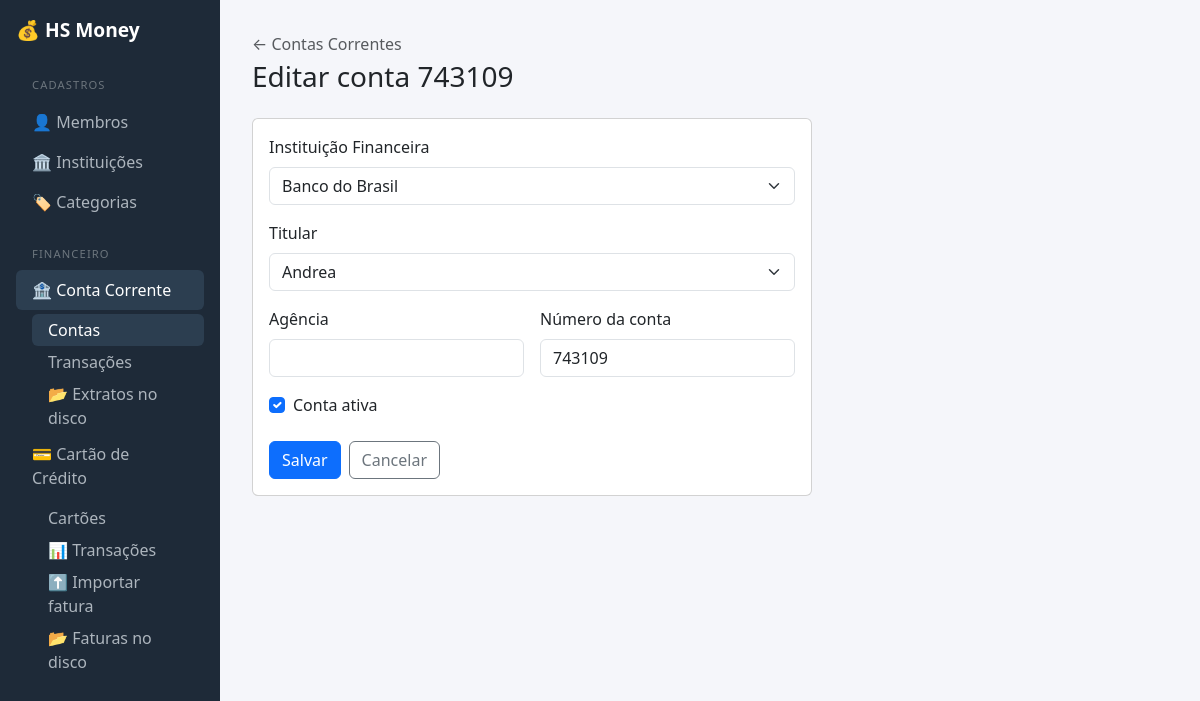
The app's page /conta/contas/2/editar/ with its own data.
### hs_money/conta_corrente/models.py (models this page shows, shortened)
class ContaCorrente(models.Model):
    instituicao = models.ForeignKey(
        InstituicaoFinanceira,
        on_delete=models.CASCADE,
        related_name='contas_correntes',
    )
    membro = models.ForeignKey(
        Membro,
        on_delete=models.SET_NULL,
        null=True,
        blank=True,
        related_name='contas_correntes',
    )
    agencia = models.CharField('Agência', max_length=20, blank=True, null=True)
    numero = models.CharField('Número', max_length=30)
    ativa = models.BooleanField('Ativa', default=True)
    class Meta:
        verbose_name = 'Conta Corrente'
        verbose_name_plural = 'Contas Correntes'
        constraints = [
            models.UniqueConstraint(
                fields=['instituicao', 'agencia', 'numero'],
                name='uniq_conta_inst_agencia_numero',
            ),
        ]

### hs_money/conta_corrente/views.py (the view)
# urls.py: path('contas/<int:pk>/editar/',       views.conta_editar,   name='conta_editar'),
def conta_editar(request, pk):
    conta = get_object_or_404(ContaCorrente, pk=pk)
    form = ContaCorrenteForm(request.POST or None, instance=conta)
    if form.is_valid():
        form.save()
        messages.success(request, f'Conta {conta.numero} atualizada.')
        return redirect('conta_corrente:conta_lista')
    return render(request, 'conta_corrente/contas/form.html', {
        'form': form,
        'titulo': f'Editar conta {conta.numero}',
        'conta': conta,
    })

### hs_money/conta_corrente/views.py
class ContaCorrenteForm(forms.ModelForm):
    class Meta:
        model = ContaCorrente
        fields = ['instituicao', 'membro', 'agencia', 'numero', 'ativa']
        widgets = {
            'instituicao': forms.Select(attrs={'class': 'form-select'}),
            'membro':      forms.Select(attrs={'class': 'form-select'}),
            'agencia':     forms.TextInput(attrs={'class': 'form-control'}),
            'numero':      forms.TextInput(attrs={'class': 'form-control'}),
            'ativa':       forms.CheckboxInput(attrs={'class': 'form-check-input'}),
        }

### hs_money/core/models.py (called while the page is built)
    def __str__(self):
        return self.nome

    def __str__(self):
        return self.nome

### hs_money/conta_corrente/templates/conta_corrente/contas/form.html (shortened to what this page needs)
{% extends "core/base.html" %}
{% block content %}
<div class="mb-4">
  <a href="{% url 'conta_corrente:conta_lista' %}" class="text-decoration-none text-muted">
    ← Contas Correntes
  </a>
  <h1 class="h3 mt-1">{{ titulo }}</h1>
</div>
<div class="card" style="max-width: 560px;">
  <div class="card-body">
    <form method="post" novalidate>
      <div class="mb-3">
        <label class="form-label">Instituição Financeira</label>
        {{ form.instituicao }}
      </div>
      <div class="mb-3">
        <label class="form-label">Titular</label>
        {{ form.membro }}
      </div>
      <div class="row g-3 mb-3">
        <div class="col">
          <label class="form-label">Agência</label>
          {{ form.agencia }}
        </div>
        <div class="col">
          <label class="form-label">Número da conta</label>
          {{ form.numero }}
        </div>
      </div>
      <div class="mb-4 form-check">
        {{ form.ativa }}
        <label class="form-check-label">Conta ativa</label>
      </div>
      <div class="d-flex gap-2">
        <button type="submit" class="btn btn-primary">Salvar</button>
        <a href="{% url 'conta_corrente:conta_lista' %}" class="btn btn-outline-secondary">Cancelar</a>
      </div>
    </form>
  </div>
</div>
{% endblock %}

### hs_money/core/templates/core/base.html (style rules this page uses)
body { background: #f5f6fa; }

### records on screen
ContaCorrente: instituicao "Banco do Brasil", membro "Andrea", numero "743109", ativa "☑"

### other values on screen
{{ titulo }} "Editar conta 743109"
